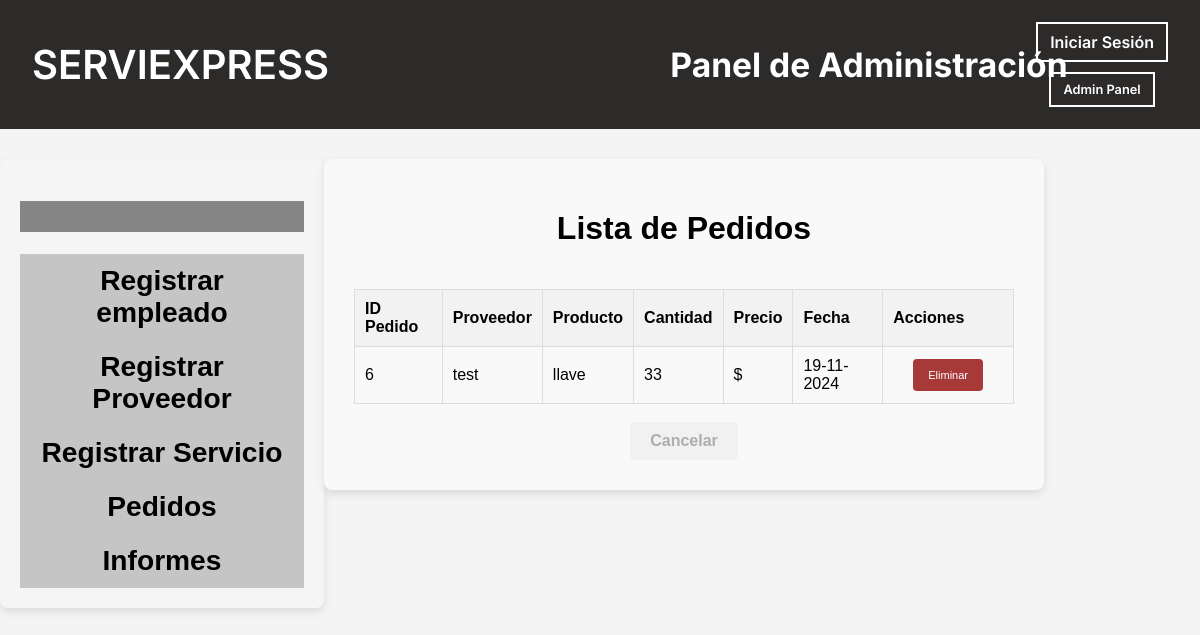
The page /verpedidos/ on the database as committed earlier.
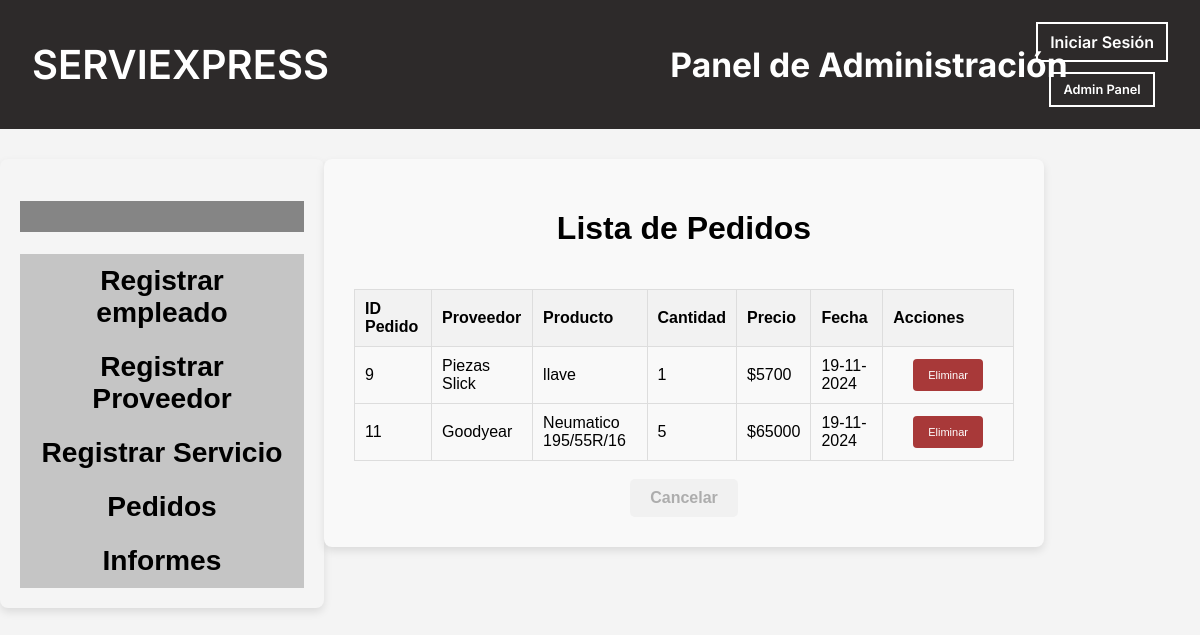
The same page on the database as committed later.
### coreapp/models.py (models this page shows, shortened)
class Pedido(models.Model):
    proveedor = models.ForeignKey('Proveedor', on_delete=models.CASCADE, related_name='pedidos')
    producto = models.ForeignKey('Producto', on_delete=models.CASCADE, related_name='pedidos')
    cantidad = models.PositiveIntegerField()
    fecha_pedido = models.DateTimeField(default=now)
    id_pedido = models.AutoField(primary_key=True)

class Proveedor(models.Model):
    empresa = models.CharField(max_length=100)
    correo = models.EmailField()
    rubro = models.CharField(max_length=100)

class Producto(models.Model):
    proveedor = models.ForeignKey(Proveedor, on_delete=models.CASCADE, related_name='productos')
    imagen = models.ImageField(upload_to='productos/', null=True, blank=True)
    nombre = models.CharField(max_length=100)
    cantidad = models.PositiveIntegerField()
    precio = models.DecimalField(max_digits=10, decimal_places=2, null=True, blank=True)

### coreapp/views.py (the view)
# urls.py: path('verpedidos/', views.vista_pedidos, name='verpedidos'),
def vista_pedidos(request):
    pedidos = Pedido.objects.all()
    return render(request, 'coreapp/panel/verpedidos.html', {'pedidos': pedidos})

### coreapp/templates/coreapp/panel/verpedidos.html (shortened to what this page needs)
{% load static %}
<!DOCTYPE html>
<html lang="es">
<head>
    <link rel="stylesheet" href="{% static 'coreapp/css/styles.css' %}">
    <link rel="stylesheet" href="{% static 'coreapp/css/adminpanel.css' %}">
    <link rel="stylesheet" href="{% static 'coreapp/css/popup.css' %}">
    <link rel="stylesheet" href="{% static 'coreapp/css/listapedidos.css' %}">
</head>
<body>
    <nav class="navbar">
        <div class="navbar-left">
            <a href="{% url 'home' %}" class="logo-link">
                <h1>SERVIEXPRESS</h1>
            </a>
            <div class="two-services">
                <h2>Panel de Administración</h2>
            </div>
        </div>
        <div class="navbar-right">
            {% if user.is_authenticated %}
                <span>Bienvenido, {{ user.nombre_completo }}</span>
                <a href="{% url 'logout' %}">
                    <button class="login-button">Cerrar Sesión</button>
                </a>
            {% else %}
                <a href="{% url 'login' %}">
                    <button class="login-button">Iniciar Sesión</button>
                </a>
                <a href="{% url 'adminlogin' %}">
                    <button class="admin-button">Admin Panel</button>
                </a>
            {% endif %}
        </div>
    </nav>
    <div class="main-container">
        <div class="services-container">
            <div class="name">
                <h2><span class="tittle">{{ user.username }}</span></h2>
            </div>
            <div class="recuadros">
                <a href="{% url 'registro_empleado' %}">
                    <button class="btn-panel">Registrar empleado</button>
                </a>
            </div>
            <div class="recuadros">
                <a href="{% url 'registro_proveedor' %}">
                    <button class="btn-panel">Registrar Proveedor</button>
                </a>
            </div>
            <div class="recuadros">
                <a href="{% url 'registro_servicio' %}">
                    <button class="btn-panel">Registrar Servicio</button>
                </a>
            </div>
            <div class="recuadros">
                <a href="{% url 'verpedidos' %}">
                    <button class="btn-panel">Pedidos</button>
                </a>
            </div>
            <div class="recuadros">
                <a href="{% url 'informes' %}">
                    <button class="btn-panel">Informes</button>
                </a>
            </div>
        </div>
        <div class="container2">
            <h1>Lista de Pedidos</h1>
            <table>
                <thead>
                    <tr>
                        <th>ID Pedido</th>
                        <th>Proveedor</th>
                        <th>Producto</th>
                        <th>Cantidad</th>
                        <th>Precio</th>
                        <th>Fecha</th>
                        <th>Acciones</th>
                    </tr>
                </thead>
                <tbody>
                    {% for pedido in pedidos %}
                        <tr>
                            <td>{{ pedido.id_pedido }}</td>
                            <td>{{ pedido.proveedor.empresa }}</td>
                            <td>{{ pedido.producto.nombre }}</td>
                            <td>{{ pedido.cantidad }}</td>
                            <td>${{ pedido.producto.precio|floatformat:0 }}</td>
                            <td>{{ pedido.fecha_pedido|date:"d-m-Y" }}</td>
                            <td>
                                <form action="{% url 'eliminar_pedido' pedido.id_pedido %}" method="post" style="display: inline;">
                                    <button type="submit" onclick="return confirm('¿Estás seguro de que deseas eliminar este pedido?')" class="btn-eliminar">Eliminar</button>
                                </form>
                            </td>
                        </tr>
                    {% endfor %}
                </tbody>
            </table>
            <br>
            <button class="cancelar-button" onclick="window.history.back()">Cancelar</button>
        </div>
    </div>
</body>
</html>

### coreapp/static/coreapp/css/styles.css (style rules this page uses)
body { font-family: Arial, sans-serif; margin: 0; padding: 0; background-color: #f4f4f4; }
.navbar { display: flex; justify-content: space-between; align-items: center; background-color: #2D2A2A; color: white; padding: 1em 2em; font-family: 'Inter', sans-serif; flex-wrap: wrap; margin-bottom: 2.5%; }
.navbar-left { display: flex; align-items: center; }
.navbar-left h1 { margin: 0; font-size: 2.5em; font-weight: 600; transition: text-shadow 0.3s ease; margin-right: 20px; }
.two-services { display: flex; gap: 55px; margin-left: 85px; }
.navbar-right { display: flex; flex-direction: column; align-items: center; }
.login-button, .admin-button { background-color: transparent; color: white; border: 2px solid white; padding: 8px 12px; margin: 5px 0; cursor: pointer; font-size: 1em; font-weight: 600; font-family: 'Inter', sans-serif; text-align: center; }
.admin-button { font-size: 0.8em; }
.logo-link { text-decoration: none; color: white; }
* { box-sizing:border-box }

### coreapp/static/coreapp/css/adminpanel.css (style rules this page uses)
.services-container { max-width: 100%; background-color: #D9D9D9; border-radius: 8px; box-shadow: 0px 4px 8px rgba(0, 0, 0, 0.1); margin-bottom: 5%; text-align: center; margin: 0; display: inline-block; flex-wrap: wrap; justify-content: center; gap: 0; max-height: 100%; }
.two-services { margin-left: 45%; max-width: 100%; white-space: nowrap; font-size: 1.4em; }
.recuadros { background-color: #C5C5C5; text-align: center; font-size: 1.1em; margin: 0; padding: 10px; flex: 1 1 calc(33% - 10px); box-sizing: border-box; }
.name { text-align: center; background-color: #858585; font-size: 1.1em; }
.tittle { display: inline-block; max-width: 100%; margin-top: 0; margin: 0; padding: 10px; }
.btn-panel { border: none; background: none; font-size: 1.6em; color: #000000; font-weight: bold; }

### coreapp/static/coreapp/css/popup.css (style rules this page uses)
.main-container { display: flex; justify-content: flex-start; align-items: flex-start; margin-top: 20px; }
.services-container { width: 27%; padding: 20px; background-color: #f5f5f5; }
.cancelar-button { padding: 10px 20px; font-size: 1em; font-weight: bold; color: #adadad; border: none; border-radius: 5px; cursor: pointer; transition: background-color 0.3s ease; background-color: #f1f1f1; }

### coreapp/static/coreapp/css/listapedidos.css (style rules this page uses)
.btn-eliminar { background-color: #a83939; color: white; border: none; padding: 10px 15px; border-radius: 4px; cursor: pointer; font-size: 11px; box-shadow: none; }
.container2 { display: flex; justify-content: center; align-items: center; flex-direction: column; flex-grow: 1; background-color: #f9f9f9; border-radius: 8px; box-shadow: 0px 4px 8px rgba(0, 0, 0, 0.1); padding: 30px; min-width: 200px; max-width: 60%; }
.container2 form { padding: 20px; width: 50%; border-radius: 8px; }
table { border-collapse: collapse; width: 100%; margin-top: 20px; }
table th, table td { border: 1px solid #ddd; text-align: left; padding: 10px; }
table th { background-color: #f2f2f2; font-weight: bold; }
table tr:nth-child(even) { background-color: #f9f9f9; }

Rows that differ between the two databases and show on the page:
removed Pedido: id_pedido "6", proveedor.empresa "test", producto.nombre "llave", cantidad "33", fecha_pedido "19-11-2024"
added Pedido: id_pedido "9", proveedor.empresa "Piezas Slick", producto.nombre "llave", cantidad "1", producto.precio "5700", fecha_pedido "19-11-2024"
added Pedido: id_pedido "11", proveedor.empresa "Goodyear", producto.nombre "Neumatico 195/55R/16", cantidad "5", producto.precio "65000", fecha_pedido "19-11-2024"
